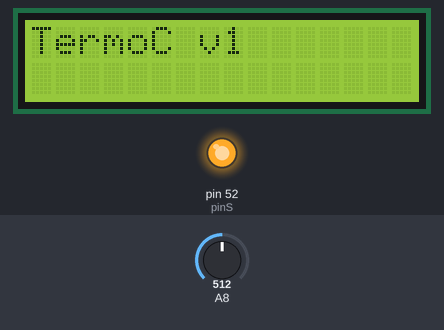
The sketch below on a simulated Arduino Mega 2560, built with avr-gcc and run on an emulated ATmega2560. Parts: 16×2 character LCD, output pins drawn as LEDs (lit = HIGH). The test bench sets the inputs (shaded band); at power-on: A8 = 512. What the sketch prints to the serial monitor is not drawn.

Above: at 0.1 s.
At 2.21 s:
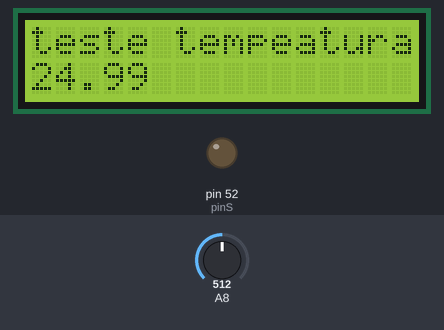
At 14.4 s:
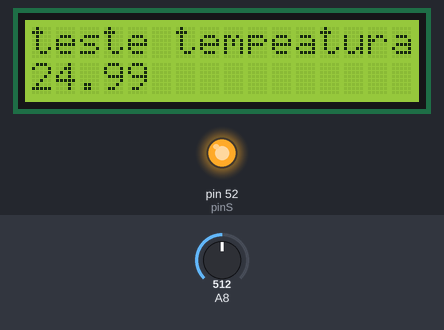
Timing chart, 0 to 130.0 s (numbered marks = the images above):
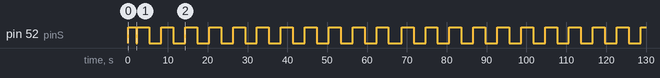

Measured:
- by itself, pin 52 (pinS): repeats every 6.0 s: HIGH 3.0 s, LOW 3.0 s
- by itself, everything shown: repeats every 12.0 s, in 4 steps

The sketch:

ThermocyclerV1.ino
```cpp
#include <LiquidCrystal.h>

// select the pins used on the LCD panel
LiquidCrystal lcd(8, 13, 9, 4, 5, 6, 7);

int pinS = 52;

int lcd_key     = 0;
int adc_key_in  = 0;
#define btnRIGHT  0
#define btnUP     1
#define btnDOWN   2
#define btnLEFT   3
#define btnSELECT 4
#define btnNONE   5


void setup()
{
  pinMode(pinS, OUTPUT);
  digitalWrite(pinS, HIGH);

  lcd.begin(16, 2); // inicializa a LCD

  //dados iniciais mostrados na LCD
  lcd.setCursor(0, 0);
  lcd.print("TermoC v1");

  Serial.begin(9600);

  delay(2000);

  digitalWrite(pinS, LOW);
}

void loop()
{
  int sensorValue = analogRead(A8);

  Serial.println(sensorValue);

  float paso =  0.00488;//1024  representar 5 vol 5/1024 = 0.00488

  float svc = (sensorValue * 0.00488) * 10;

  //svc = map(sensorValue,0, 1024, 0, 5000);

  lcd.setCursor(0, 0);
  lcd.print("teste tempeatura");
  lcd.setCursor(0, 1);
  lcd.print(svc);

  delay(300);

  for (int i = 0; i <= 10; i++) {
    digitalWrite(pinS, HIGH);
    delay(3000);
    digitalWrite(pinS, LOW);
    delay(3000);
  }


}


// read the buttons
int read_LCD_buttons()
{
  adc_key_in = analogRead(0);
  if (adc_key_in > 1000) return btnNONE;
  if (adc_key_in < 50)   return btnRIGHT;
  if (adc_key_in < 250)  return btnUP;
  if (adc_key_in < 450)  return btnDOWN;
  if (adc_key_in < 650)  return btnLEFT;
  if (adc_key_in < 850)  return btnSELECT;
  return btnNONE;
}
```
